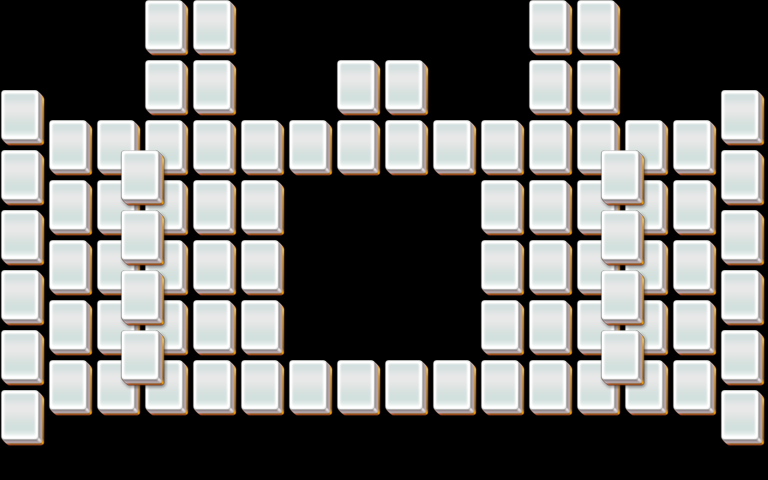

A 2D game scene composited from a Tiled map and its tileset images. What follows is a short description and the map's XML, with each tile layer's data collapsed to a summary:
An orthogonal 32x16 tile map with 24x30 px tiles, 3 tile layers (layer1, layer2, layer3).

<map version="1.0" orientation="orthogonal" width="32" height="16" tilewidth="24" tileheight="30">
 <properties>
  <property name="species" value="30" />
 </properties>
 <tileset firstgid="1" name="mahjong" tilewidth="48" tileheight="60">
  <image source="mahjong.png" width="48" height="60" />
 </tileset>
 <layer name="layer1" width="32" height="16">
  <data>[512 cells, 80 non-empty, 1 distinct tile ids]</data>
 </layer>
 <layer name="layer2" width="32" height="16">
  <data>[512 cells, 80 non-empty, 1 distinct tile ids]</data>
 </layer>
 <layer name="layer3" width="32" height="16">
  <data>[512 cells, 20 non-empty, 1 distinct tile ids]</data>
 </layer>
</map>
